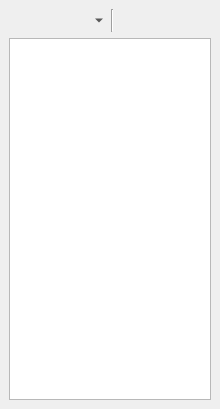
<?xml version="1.0" encoding="UTF-8"?>
<ui version="4.0">
 <class>DiviPluginDockWidgetBase</class>
 <widget class="QDockWidget" name="DiviPluginDockWidgetBase">
  <property name="geometry">
   <rect>
    <x>0</x>
    <y>0</y>
    <width>220</width>
    <height>409</height>
   </rect>
  </property>
  <property name="locale">
   <locale language="English" country="UnitedStates"/>
  </property>
  <property name="windowTitle">
   <string>Activities</string>
  </property>
  <widget class="QWidget" name="dockWidgetContents">
   <layout class="QVBoxLayout" name="verticalLayout">
    <item>
     <layout class="QHBoxLayout" name="horizontalLayout">
      <item>
       <widget class="QToolButton" name="btnAddAttachment">
        <property name="toolTip">
         <string>Add attachment(s)</string>
        </property>
        <property name="text">
         <string/>
        </property>
        <property name="autoRaise">
         <bool>true</bool>
        </property>
       </widget>
      </item>
      <item>
       <widget class="QToolButton" name="btnRemoveAttachment">
        <property name="enabled">
         <bool>false</bool>
        </property>
        <property name="toolTip">
         <string>Remove attachment</string>
        </property>
        <property name="text">
         <string/>
        </property>
        <property name="autoRaise">
         <bool>true</bool>
        </property>
       </widget>
      </item>
      <item>
       <widget class="QToolButton" name="btnDownloadAttachment">
        <property name="toolTip">
         <string>Download attachment(s)</string>
        </property>
        <property name="text">
         <string/>
        </property>
        <property name="popupMode">
         <enum>QToolButton::MenuButtonPopup</enum>
        </property>
        <property name="autoRaise">
         <bool>true</bool>
        </property>
       </widget>
      </item>
      <item>
       <widget class="Line" name="line">
        <property name="orientation">
         <enum>Qt::Vertical</enum>
        </property>
       </widget>
      </item>
      <item>
       <widget class="QToolButton" name="btnAddComment">
        <property name="toolTip">
         <string>Add comment</string>
        </property>
        <property name="text">
         <string/>
        </property>
        <property name="autoRaise">
         <bool>true</bool>
        </property>
       </widget>
      </item>
      <item>
       <spacer name="horizontalSpacer">
        <property name="orientation">
         <enum>Qt::Horizontal</enum>
        </property>
        <property name="sizeHint" stdset="0">
         <size>
          <width>40</width>
          <height>20</height>
         </size>
        </property>
       </spacer>
      </item>
     </layout>
    </item>
    <item>
     <widget class="QTreeView" name="tvActivities">
      <attribute name="headerVisible">
       <bool>false</bool>
      </attribute>
     </widget>
    </item>
   </layout>
  </widget>
 </widget>
 <resources/>
 <connections/>
</ui>
